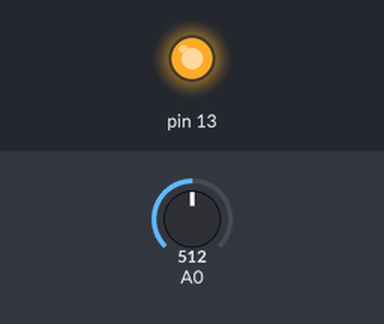
This sketch was run on a simulated Arduino Uno, built with avr-gcc and run on an emulated ATmega328P. On the bench: output pins drawn as LEDs (lit = HIGH). The inputs (shaded band) are chosen by the test bench; at power-on: A0 = 512. EEPROM starts erased. At 4.6 s the program stops and its outputs stay as they are.

Above: at 0.1 s.
At 4.7 s:
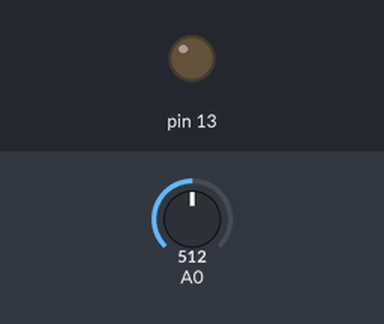
Timing chart, 0 to 6.1 s (numbered marks = the images above):
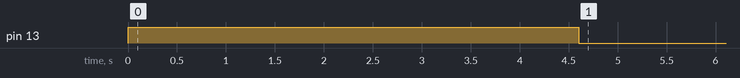

Measured:
- by itself, pin 13: HIGH → LOW at 4.6 s

The sketch:

DT.ino
```cpp
#include <EEPROM.h>

u32 old, cur;

void setup() {
  //Serial.begin(9600);
  pinMode(13,OUTPUT);
  digitalWrite(13,1);
  delay(1000);

  int val = analogRead(A0);
  old = micros();
}

void loop() {
  int val = analogRead(A0);
  cur = micros();
  int dt = cur-old;
  //Serial.println(dt);
  old = cur;
  if (dt > 150) {
    while(1){digitalWrite(13,0); delay(100); digitalWrite(13,1); delay(100);};
  }

  static u16 VALS1 = 0;
  static u16 VALS2 = 0;
  VALS1 += (val>>8) ;
  VALS2 += (val&&0xFF) ;

  static u8 dts[1024];
  static int i = 0;
  dts[i++] = dt;

  if (i == 1024) {
    u16 VALS = 0;
    for (i=0; i<1024; i++) {
      EEPROM[i] = dts[i];
    }
    EEPROM[1023] = VALS1+VALS2;
    digitalWrite(13,0);
    while(1);
  }

  //delayMicroseconds(150);
}
```
